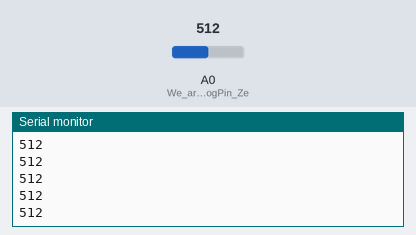
A sketch run on a simulated Arduino Uno, built with avr-gcc and run on an emulated ATmega328P. Shown: the last lines printed to the serial monitor. The test bench sets the inputs (shaded band); at power-on: A0 (We_are_using_AnalogPin_Ze) = 512.

Above: at 1.2 s.
1.3 s: A0 (We_are_using_AnalogPin_Ze) set to 716
At 1.8 s:
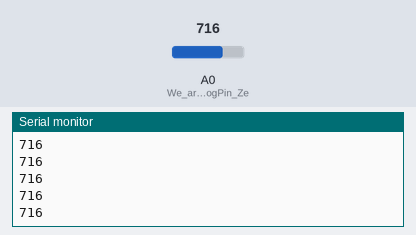
2.8 s: A0 (We_are_using_AnalogPin_Ze) set to 900
At 3.5 s:
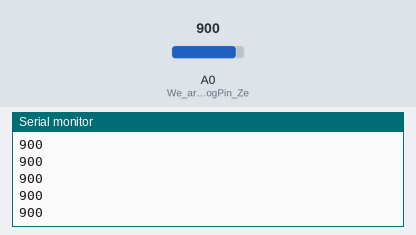
Timing chart, 0 to 5.8 s (numbered marks = the images above; inputs shaded):
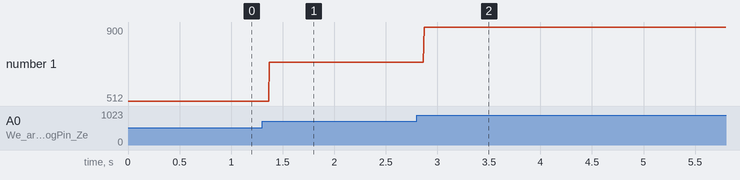

Measured:
- after the input at 1.3 s, the serial monitor: prints a new line after 0.07 s (image 1)
- after the input at 2.8 s, the serial monitor: prints a new line after 0.07 s (image 2)
- plotted number 1: 512 → 716 after the input at 1.3 s, 716 → 900 after the input at 2.8 s

The sketch:

LDR.ino
```cpp
void setup() {
  // put your setup code here, to run once:

  pinMode(A0,INPUT); // We are using AnalogPin Zero and setting it up to recieve input
  Serial.begin(9600); // We are using a baud size of 9600
}

void loop() {
  // put your main code here, to run repeatedly:

  int LDR = analogRead(A0); // Storing the value of values in a variable LDR
  Serial.println(LDR);
}
```
